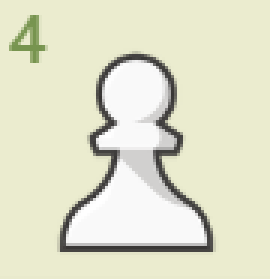
#> input picture computer_vision/pawns/pawn3.png, 90 x 93 px, found by its file name (shown 3 times larger)
$ python centroid_detection.py
#> lines starting #> are read from the running program, lines starting #| are printed output that depends on the picture; after the words box and inside, x2 and y2 are one past the last pixel; in counts of white or black regions, pixels touching at a corner belong together
#> further down, img is the input picture: shape (93, 90, 3); mean B, G, R 203.5, 226, 225.1
import cv2


def find_center_of_mass(image):

    gray = cv2.cvtColor(image, cv2.COLOR_BGR2GRAY)
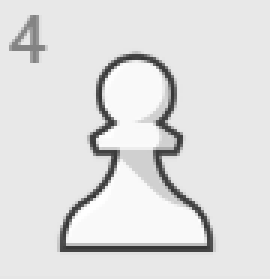
#> gray: shape (93, 90) (shown 3 times larger); min 51, max 255, mean 222.9

    ret, thresh = cv2.threshold(gray, 127, 255, 0)
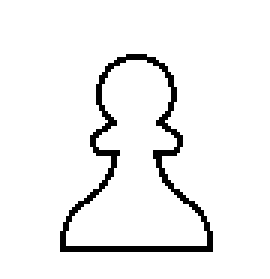
#> thresh: shape (93, 90) (shown 3 times larger); 94.6% white; black in thin lines or dots, all inside (x1, y1, x2, y2) = (20, 18, 71, 84)

    contours, hierarchy = cv2.findContours(thresh, cv2.RETR_EXTERNAL, cv2.CHAIN_APPROX_SIMPLE)
#> contours = [[[0, 0], [0, 92], [89, 92], [89, 0]]]


    for cnt in contours:

        M = cv2.moments(cnt)

        cx = int(M['m10'] / M['m00'])

        cy = int(M['m01'] / M['m00'])


        # Draw a circle at the center of mass

        cv2.circle(image, (cx, cy), 5, (0, 0, 255), -1)
#> this loop made 1 pass
#> (cnt, cx, cy) on pass 1: ([[0, 0], [0, 92], [89, 92], [89, 0]], 44, 46)
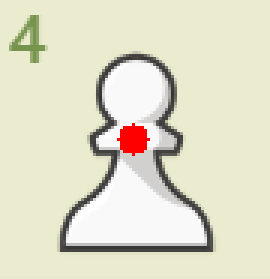
#> image: shape (93, 90, 3) (shown 3 times larger); 0.97% of pixels changed, all inside (x1, y1, x2, y2) = (39, 41, 50, 52)


    return image


# Load an image

img = cv2.imread("pawns/pawn3.png")


# Find and draw center of mass

result = find_center_of_mass(img)

cv2.imshow('Result', result)

cv2.waitKey(0)

cv2.destroyAllWindows()

$ run again, with computer_vision/pawns/pawn2.png copied over computer_vision/pawns/pawn3.png
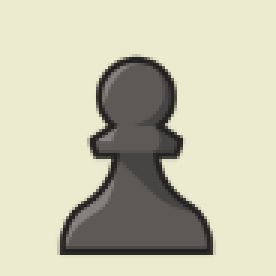
#> input picture computer_vision/pawns/pawn2.png, 92 x 92 px, found by its file name (shown 3 times larger)
#> img is the input picture: shape (92, 92, 3); mean B, G, R 175.4, 198, 197.9
#> in find_center_of_mass, `ret, thresh = cv2.threshold(gray, 127, 255, 0)`:
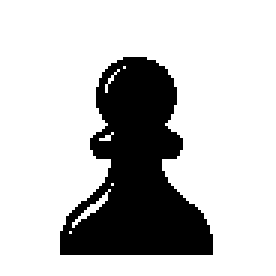
#> thresh: shape (92, 92) (shown 3 times larger); 77% white; 1 black region, box (x1, y1, x2, y2) and area: (20, 19, 71, 85) 1944
#> contours = [[[0, 0], [0, 91], [91, 91], [91, 0]]]
#> the loop in find_center_of_mass, `for cnt in contours: ` made 1 pass
#> (cnt, cx, cy) on pass 1: ([[0, 0], [0, 91], [91, 91], [91, 0]], 45, 45)
#> after the loop in find_center_of_mass, `for cnt in contours:`:
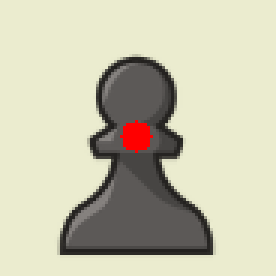
#> image: shape (92, 92, 3) (shown 3 times larger); 0.96% of pixels changed, all inside (x1, y1, x2, y2) = (40, 40, 51, 51)

$ run again, with computer_vision/pawns/pawn4.png copied over computer_vision/pawns/pawn3.png
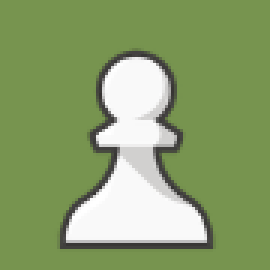
#> input picture computer_vision/pawns/pawn4.png, 90 x 90 px, found by its file name (shown 3 times larger)
#> img is the input picture: shape (90, 90, 3); mean B, G, R 108.2, 160.3, 138.6
#> in find_center_of_mass, `ret, thresh = cv2.threshold(gray, 127, 255, 0)`:
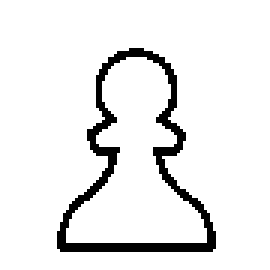
#> thresh: shape (90, 90) (shown 3 times larger); 92.3% white; black in thin lines or dots, all inside (x1, y1, x2, y2) = (19, 16, 72, 84)
#> contours = [[[0, 0], [0, 89], [89, 89], [89, 0]]]
#> the loop in find_center_of_mass, `for cnt in contours: ` made 1 pass
#> (cnt, cx, cy) on pass 1: ([[0, 0], [0, 89], [89, 89], [89, 0]], 44, 44)
#> after the loop in find_center_of_mass, `for cnt in contours:`:
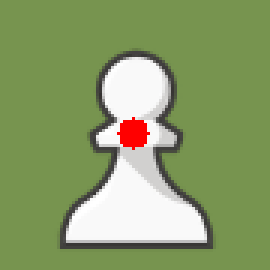
#> image: shape (90, 90, 3) (shown 3 times larger); 1% of pixels changed, all inside (x1, y1, x2, y2) = (39, 39, 50, 50)

$ run again, with computer_vision/pawns/pawn5.png copied over computer_vision/pawns/pawn3.png
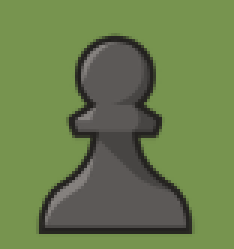
#> input picture computer_vision/pawns/pawn5.png, 78 x 83 px, found by its file name (shown 3 times larger)
#> img is the input picture: shape (83, 78, 3); mean B, G, R 77.2, 125.5, 106.3
#> in find_center_of_mass, `ret, thresh = cv2.threshold(gray, 127, 255, 0)`:
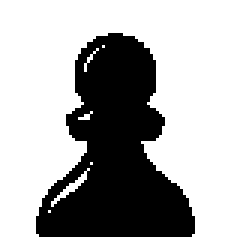
#> thresh: shape (83, 78) (shown 3 times larger); 67.4% white; 1 black region, box (x1, y1, x2, y2) and area: (12, 11, 65, 79) 2111
#> contours = [[[0, 0], [0, 82], [77, 82], [77, 0]]]
#> the loop in find_center_of_mass, `for cnt in contours: ` made 1 pass
#> (cnt, cx, cy) on pass 1: ([[0, 0], [0, 82], [77, 82], [77, 0]], 38, 41)
#> after the loop in find_center_of_mass, `for cnt in contours:`:
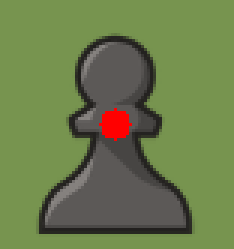
#> image: shape (83, 78, 3) (shown 3 times larger); 1.25% of pixels changed, all inside (x1, y1, x2, y2) = (33, 36, 44, 47)
